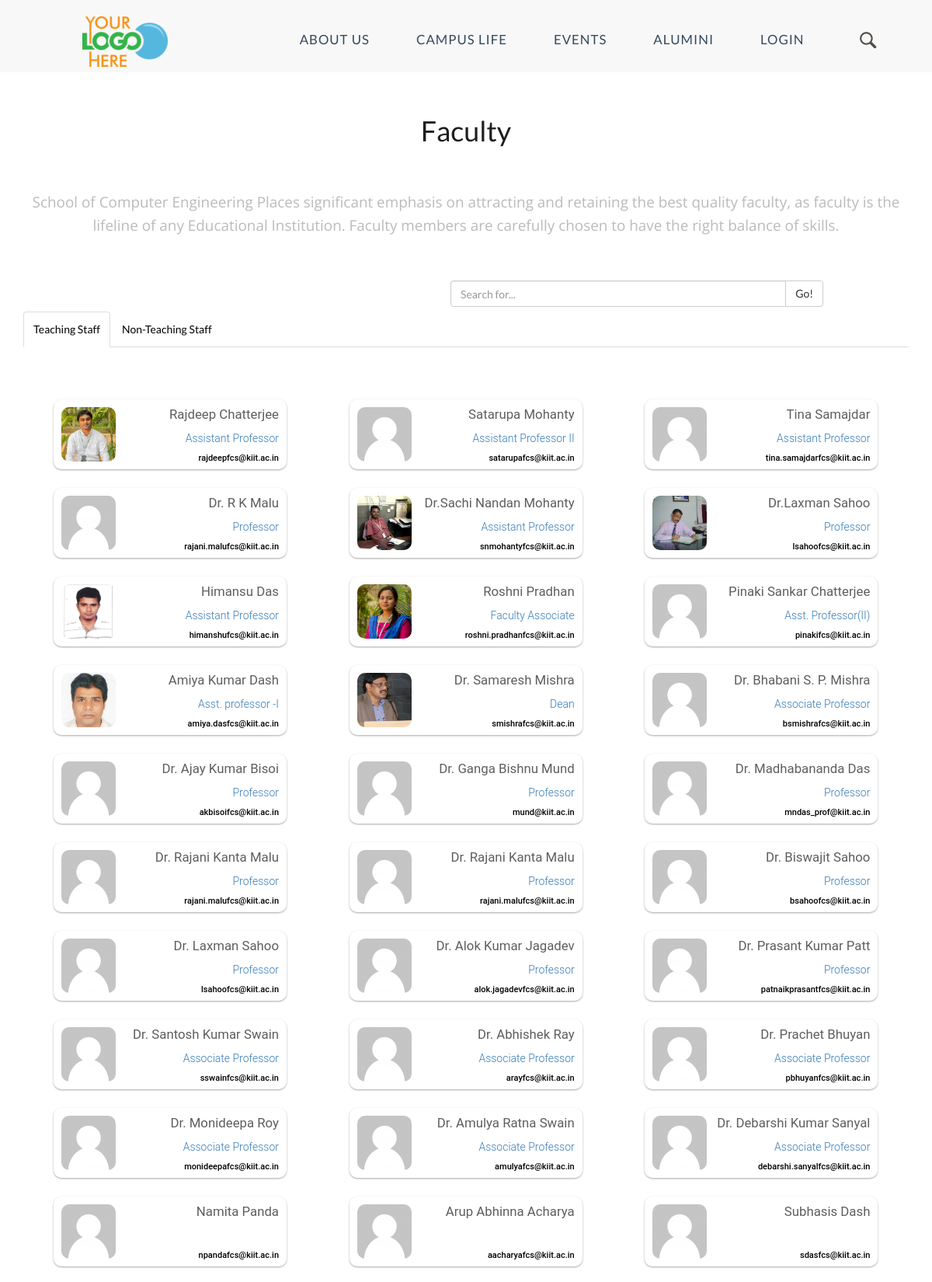
The page /faculty.php (upper part) on the database its author committed.
### tables this page shows
CREATE TABLE IF NOT EXISTS `faculty` (
  `id` int(11) NOT NULL AUTO_INCREMENT,
  `Name` varchar(30) NOT NULL,
  `Subjects` varchar(1500) NOT NULL,
  `Email` varchar(50) NOT NULL,
  `Dp` varchar(500) NOT NULL,
  `Position` varchar(30) NOT NULL,
  `Spec` text NOT NULL,
  `Achievement` text NOT NULL,
  `journals` text NOT NULL,
  `confs` text NOT NULL,
  `Cabin` text NOT NULL,
  `Industy` varchar(10) NOT NULL,
  `Research` varchar(10) NOT NULL,
  `Teaching` varchar(10) NOT NULL,
  `About` text NOT NULL,
  `proj` text NOT NULL,
  `Visibility` tinyint(1) NOT NULL,
  PRIMARY KEY (`id`)
);

### faculty.php (the view, shortened to what this page needs)
<?php
include 'admin_panel/php/intialize.php';
$result = $con->prepare("SELECT * FROM faculty WHERE Visibility = 1 ORDER BY id ASC");
$result->execute();
?>
<!DOCTYPE html>
<html>
<head>
	<link href="css/bootstrap.css" rel='stylesheet' type='text/css' />
	<link href="css/style.css" rel="stylesheet" type="text/css" media="all" />
</head>
<body>
	<?php
	require 'navbar.php';
	?>
	<div class="content">
		<div class="welcome_bottom">
			<div class="container">
				<div class="welcome_head text-center">
					<h1>Faculty</h1>
				</div>
				<div class="welcome_head text-center">
					<h4><p>School of Computer Engineering Places significant emphasis on attracting and retaining the best quality faculty, as faculty is the lifeline of any Educational Institution. Faculty members are carefully chosen to have the right balance of skills.</p></h4>
				</div>
			</div>
			<div class="input-group" style="width:40%; float:right; margin-right: 140px;">
				<input type="text" class="form-control" placeholder="Search for...">
				<span class="input-group-btn">
					<button class="btn btn-default" type="button">Go!</button>
				</span>
			</div>
			<br /><br />
			<div class="our-staff">
				<div class="container">
					<div class="bs-example bs-example-tabs" role="tabpanel" data-example-id="togglable-tabs">
						<ul id="myTab" class="nav nav-tabs" role="tablist">
							<li role="presentation" class="active">
								<a href="#Teaching" id="Teaching-tab" role="tab" data-toggle="tab" aria-controls="Teaching" aria-expanded="true">Teaching Staff</a></li>
								<li role="presentation">
									<a href="#Non-Teaching" id="Non-Teaching-tab" role="tab" data-toggle="tab" aria-controls="Non-Teaching" aria-expanded="true">Non-Teaching Staff</a></li>
								</ul></div>
							</div>
							<div class="container">
								<div class="bs-docs-example">
									<div id="myTabContent" class="tab-content">
										<div role="tabpanel" class="tab-pane fade active in" id="Teaching" aria-labelledby="Teaching-tab">
											<section class="body">
												<?php
												for($i=0; $row = $result->fetch(); $i++){
													?>
													<a href="profile.php?id=<?php echo $row['id']; ?>">
														<div class="grid">
															<img src="<?php echo $row['Dp'] ?>" class="prof_pic">
															<strong class="name"><h1><?php echo $row['Name']?></h1></strong>
															<div class='pos'>
																<p><?php echo $row['Position'] ?></p>
															</div>
															<div class='email'>
																<p><p class="email"><?php echo $row['Email']?></p></p>
															</div>
														</div>	</a>
														<?php
													}
													?>
												</section>
											</div>
									</div>
								</div>
							</div>
						</div>
					</div>
				</div>
	</body>
	</html>

### css/style.css (style rules this page uses)
body { padding:0; margin:0; font-family: 'Lato-Regular'; background:#fff; color: #1e1e1e; }
body a { transition:0.5s all -webkit-transition:0.5s all; -moz-transition:0.5s all; -o-transition:0.5s all; -ms-transition:0.5s all; }
h1,h2,h3,h4,h5,h6 { margin:0; }
p { margin:0; font-family: 'Open Sans', sans-serif; }
ul { margin:0; padding:0; }
.nav > li > a { padding: 0 !important; }
.welcome_bottom { padding:4em 0 4em; }
.welcome_head p { font-size: 1.05em; line-height: 1.6em; color: #BBBBBB; font-weight: 400; margin-top: 0.5em; }
.welcome_head { margin-bottom:4em; }
.our-staff { padding: 0 0 8em 0; }
a#home-tab,a#profile-tab,a#project-tab,a#Teaching-tab,a#Non-Teaching-tab { padding: 12px! important; color: black; }
.tab-content > .active { display: block; visibility: visible; }
.bs-docs-example { margin: 1em 0; }
.nav-tabs { margin-bottom: 1em; }
.input-group { margin-bottom: 20px; }
.grid_5 h1, h2, h3, h4, h5, h6 { padding: 12px 0; padding: 0; }
div#myTabContent { margin-top: 0.5em; }
.more-address b, strong { color: #bfe7cd!important; }
.body { width: 100%; margin: 0%; }
.body div.grid { border-radius: 10px; background-color: #ffffff; margin: 39px; margin-bottom: -15px; width: 300px; height: 90px; padding: 10px; display: inline-block; box-shadow: 0 1px 3px rgba(0,0,0,0.12), 0 1px 2px rgba(0,0,0,0.24); transition: all 0.2s ease-in-out; }
.pos,.email { position: relative; }
.email p { text-decoration: none; font-family: 'Roboto Medium'; position: absolute; right: 0; color: black; font-size: 11px; top: -12px; }
.pos p { text-decoration: none; font-family: 'Roboto Light'; position: absolute; right: 0; top:-40px; }
.prof_pic { width: 70px; height:70px; border-radius: 10px; display: inline-flex; }
.name h1 { float: right; color: #5F5E5E; font-weight: normal; font-family: 'Roboto'; font-size: 1.2em; position: relative; }

### rows shown on the page
faculty: Dp (picture), Name "Rajdeep Chatterjee", Position "Assistant Professor", Email "rajdeepfcs@kiit.ac.in"
faculty: Dp (placeholder picture), Name "Satarupa Mohanty", Position "Assistant Professor II", Email "satarupafcs@kiit.ac.in"
faculty: Dp (placeholder picture), Name "Tina Samajdar", Position "Assistant Professor", Email "tina.samajdarfcs@kiit.ac.in"
faculty: Dp (placeholder picture), Name "Dr. R K Malu", Position "Professor", Email "rajani.malufcs@kiit.ac.in"
faculty: Dp (picture), Name "Dr.Sachi Nandan Mohanty", Position "Assistant Professor", Email "snmohantyfcs@kiit.ac.in"
faculty: Dp (picture), Name "Dr.Laxman Sahoo", Position "Professor", Email "lsahoofcs@kiit.ac.in"
faculty: Dp (picture), Name "Himansu Das", Position "Assistant Professor", Email "himanshufcs@kiit.ac.in"
faculty: Dp (picture), Name "Roshni Pradhan", Position "Faculty Associate", Email "roshni.pradhanfcs@kiit.ac.in"
faculty: Dp (placeholder picture), Name "Pinaki Sankar Chatterjee", Position "Asst. Professor(II)", Email "pinakifcs@kiit.ac.in"
faculty: Dp (picture), Name "Amiya Kumar Dash", Position "Asst. professor -I", Email "amiya.dasfcs@kiit.ac.in"
faculty: Dp (picture), Name "Dr. Samaresh Mishra", Position "Dean", Email "smishrafcs@kiit.ac.in"
faculty: Dp (placeholder picture), Name "Dr. Bhabani S. P. Mishra", Position "Associate Professor", Email "bsmishrafcs@kiit.ac.in"
faculty: Dp (placeholder picture), Name "Dr. Ajay Kumar Bisoi", Position "Professor", Email "akbisoifcs@kiit.ac.in"
faculty: Dp (placeholder picture), Name "Dr. Ganga Bishnu Mund", Position "Professor", Email "mund@kiit.ac.in"
faculty: Dp (placeholder picture), Name "Dr. Madhabananda Das", Position "Professor", Email "mndas_prof@kiit.ac.in"
faculty: Dp (placeholder picture), Name "Dr. Rajani Kanta Malu", Position "Professor", Email "rajani.malufcs@kiit.ac.in"
faculty: Dp (placeholder picture), Name "Dr. Rajani Kanta Malu", Position "Professor", Email "rajani.malufcs@kiit.ac.in"
faculty: Dp (placeholder picture), Name "Dr. Biswajit Sahoo", Position "Professor", Email "bsahoofcs@kiit.ac.in"
faculty: Dp (placeholder picture), Name "Dr. Laxman Sahoo", Position "Professor", Email "lsahoofcs@kiit.ac.in"
faculty: Dp (placeholder picture), Name "Dr. Alok Kumar Jagadev", Position "Professor", Email "alok.jagadevfcs@kiit.ac.in"
faculty: Dp (placeholder picture), Name "Dr. Prasant Kumar Patt", Position "Professor", Email "patnaikprasantfcs@kiit.ac.in"
faculty: Dp (placeholder picture), Name "Dr. Santosh Kumar Swain", Position "Associate Professor", Email "sswainfcs@kiit.ac.in"
faculty: Dp (placeholder picture), Name "Dr. Abhishek Ray", Position "Associate Professor", Email "arayfcs@kiit.ac.in"
faculty: Dp (placeholder picture), Name "Dr. Prachet Bhuyan", Position "Associate Professor", Email "pbhuyanfcs@kiit.ac.in"
faculty: Dp (placeholder picture), Name "Dr. Monideepa Roy", Position "Associate Professor", Email "monideepafcs@kiit.ac.in"
faculty: Dp (placeholder picture), Name "Dr. Amulya Ratna Swain", Position "Associate Professor", Email "amulyafcs@kiit.ac.in"
faculty: Dp (placeholder picture), Name "Dr. Debarshi Kumar Sanyal", Position "Associate Professor", Email "debarshi.sanyalfcs@kiit.ac.in"
faculty: Dp (placeholder picture), Name "Namita Panda", Email "npandafcs@kiit.ac.in"
faculty: Dp (placeholder picture), Name "Arup Abhinna Acharya", Email "aacharyafcs@kiit.ac.in"
faculty: Dp (placeholder picture), Name "Subhasis Dash", Email "sdasfcs@kiit.ac.in"
